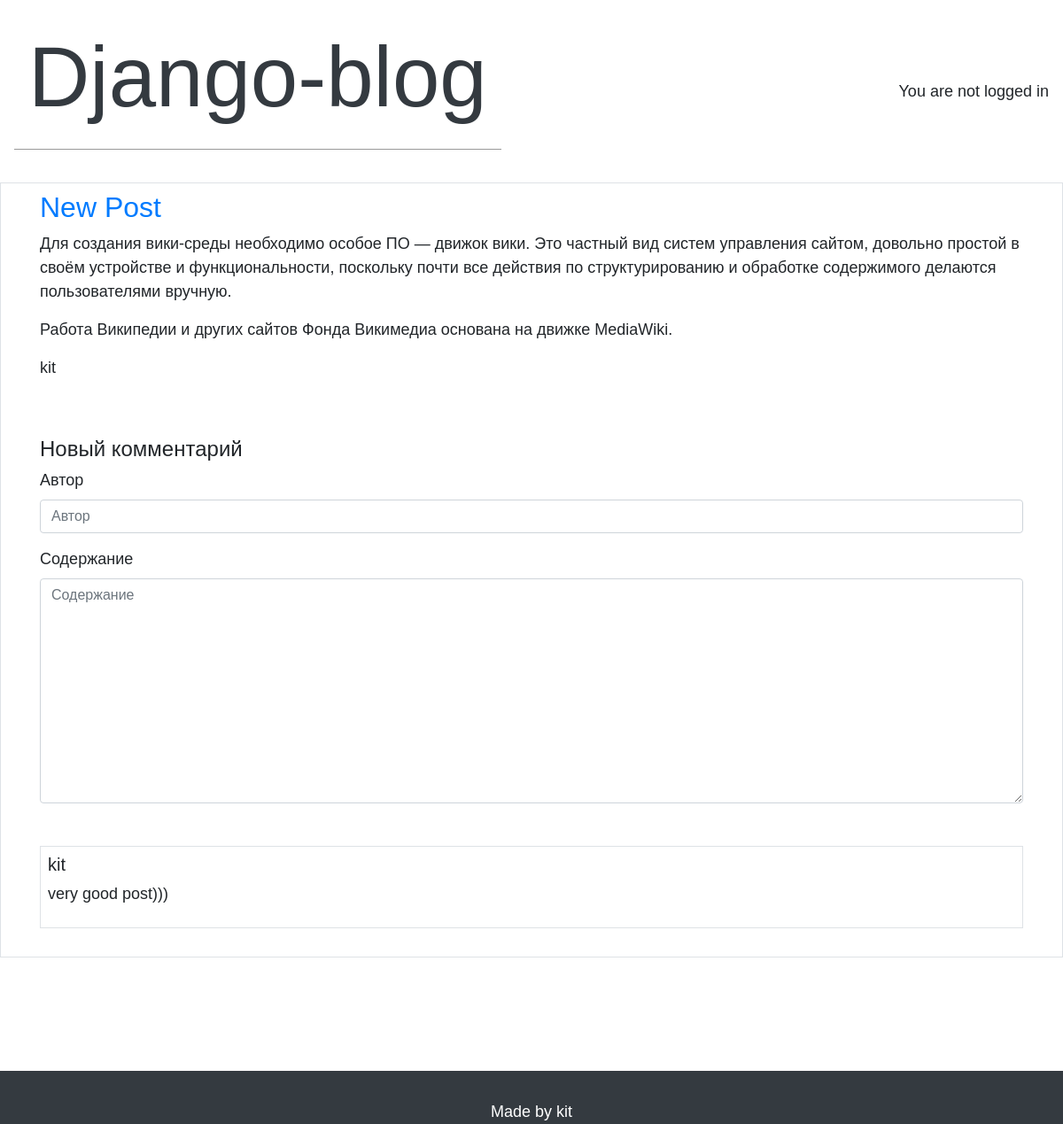
Before: /post/1/ with the older database file.
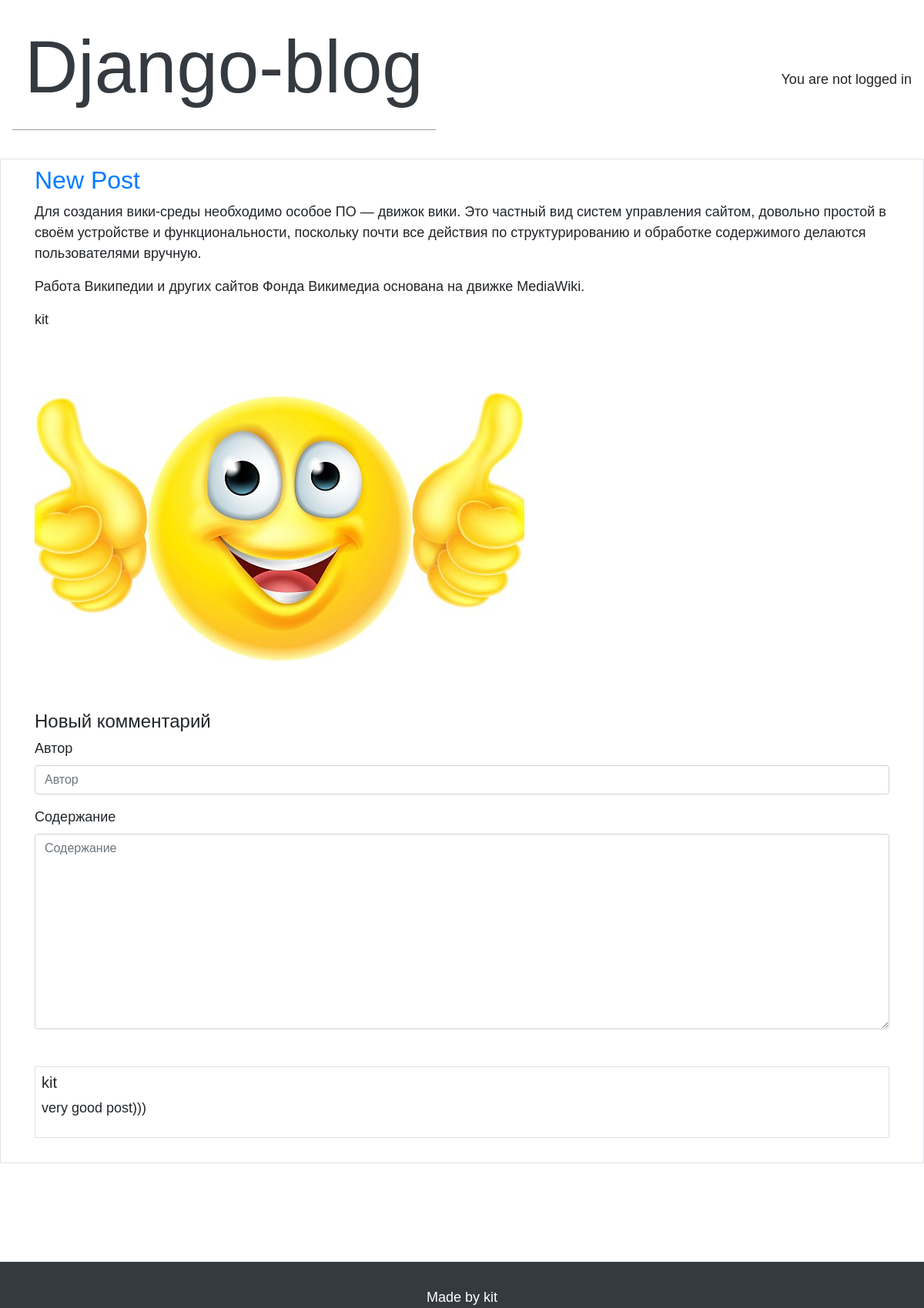
After: the same page with the newer database file.
### blog/models.py (models this page shows)
class Comment(models.Model):
    post = models.ForeignKey(Post, on_delete=models.CASCADE,
                            verbose_name='Пост')
    author = models.CharField(max_length=30, verbose_name='Автор')
    content = models.TextField(verbose_name='Содержание')
    is_active = models.BooleanField(default=True)
    class Meta:
        verbose_name='Комментарий'
        verbose_name_plural='Комментарии'

class AdditionalImage(models.Model):
    post = models.ForeignKey(Post, on_delete=models.CASCADE,
                            verbose_name='Пост')
    image = models.ImageField(verbose_name='Изображение')

### blog/views.py (the view, shortened to what this page needs)
# urls.py: path('post/<int:pk>/', detail, name='post_detail'),
def detail(request, pk):
    post = get_object_or_404(Post, pk=pk)
    ais = post.additionalimage_set.all()
    comments = Comment.objects.filter(post = pk)
    initial = {'post': post.pk}
    form_class = UserCommentForm
    form = form_class(initial=initial)
    context = {'post':post, 'ais':ais, 'form':form, 'comments': comments, }
    return render(request, 'post_detail.html', context)

### blog/forms.py
class UserCommentForm(forms.ModelForm):
    class Meta:
        model = Comment
        exclude = ('is_active',)
        widgets = {'post':forms.HiddenInput}

### templates/post_detail.html (shortened to what this page needs)
{% extends 'base.html' %}
{% load bootstrap4 %}
{% block content %}
<div class="box">
    <article class="media">
        <div class="media-content">
            <h2 class="is-size-5">
                <a href="{% url 'post_detail' post.pk %}">{{ post.title }}</a>
            </h2>
            <div>{{ post.body|linebreaks }}</div>
            <p class="author has-text-right is-italic"> {{ post.author }}</p>
        </div>
    </article>
</div>
{% if ais %}
<div class="d-flex justify-content-between flex-wrap mt-5">
    {% for ai in ais %}
    <div>
        <img class="additional-image" src="{{ ai.image.url }}">
    </div>
    {% endfor %}
</div>
{% endif %}
<h4 class="mt-5">Новый комментарий</h4>
<form method="POST">
    {% bootstrap_form form layout='horizontal' %}
</form>
{% if comments %}
<div class="mt-5">
    {% for comment in comments %}
    <div class='my-2 p-2 border'>
        <h5>
            {{ comment.author }}
        </h5>
        <p>{{ comment.content }}</p>
    </div>
    {% endfor %}
</div>
{% endif %}
<nav class="level">
    {% if user.is_authenticated and user == post.author %}
    <div class="container">
			<div class="d-grid gap-2 d-md-flex justify-content-md-end">
				<a class="btn btn-primary me-md-2" href="{% url 'post_edit' post.pk %}" type="button">Edit blog post</a>
				<a class="btn btn-primary ml-2" href="{% url 'post_delete' post.pk %}" type="button">Delete blog post</a>
			</div>
    </div>
		{% else %}
		<a class="nav-link" href="{% url 'signup' %}">{% buttons submit='Login' %}{% endbuttons %}</a>
		{% endif %}
</nav>
{% endblock content %}

Changed rows visible on the page:
added AdditionalImage: image (picture)
